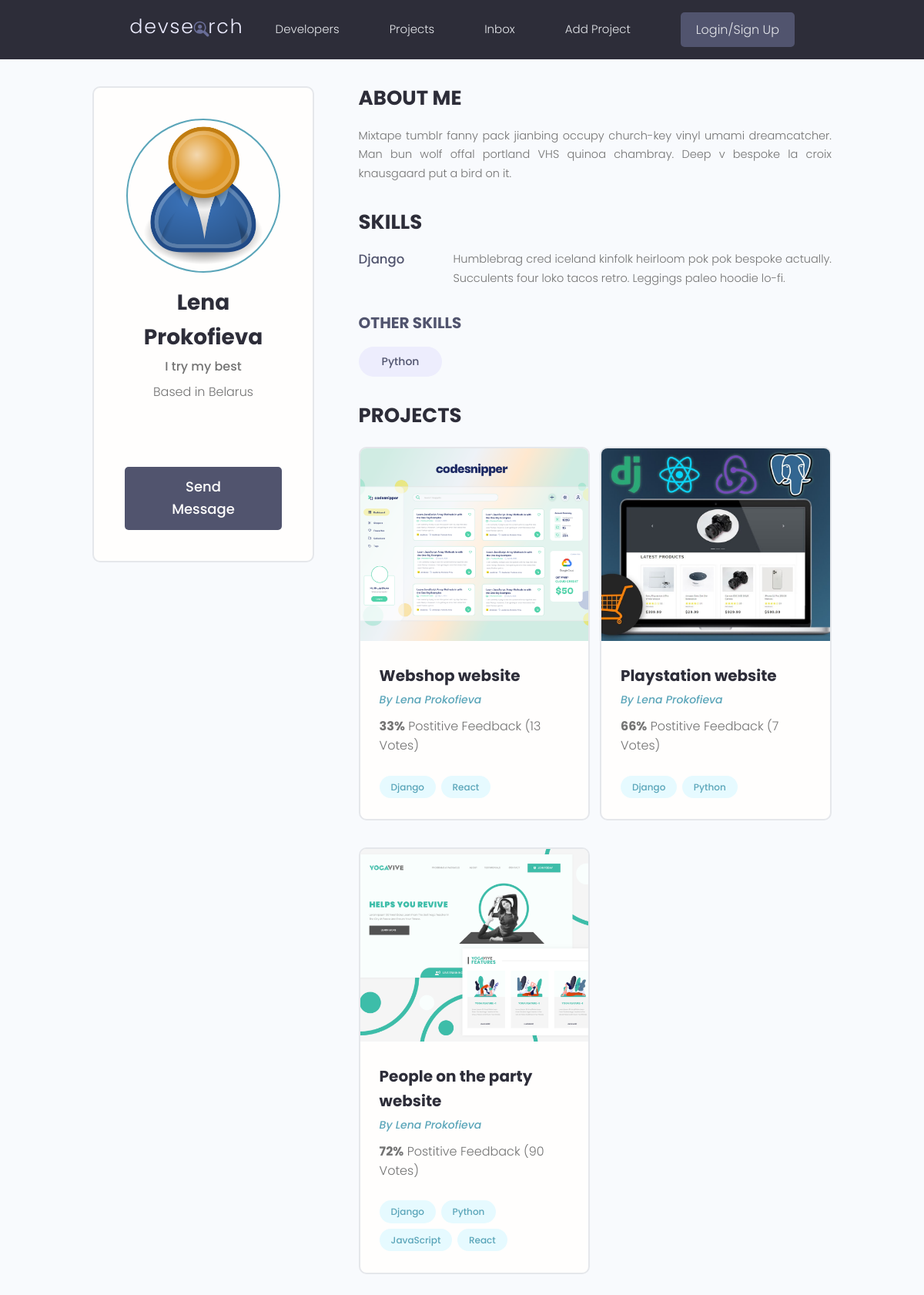
/profile/db954e66-81a6-4395-a65c-66141fdb4814/, run on the app's committed database.
### users/models.py (models this page shows, shortened)
class Profile(models.Model):
  user = models.OneToOneField(User, on_delete=models.CASCADE, null=True, blank=True)
  name = models.CharField(max_length=200, blank=True, null=True)
  email = models.EmailField(max_length=500, blank=True, null=True)
  username = models.CharField(max_length=200, blank=True, null=True)
  location = models.CharField(max_length=200, blank=True, null=True)
  short_intro = models.CharField(max_length=200, blank=True, null=True)
  bio = models.TextField(blank=True, null=True)
  profile_image = models.ImageField(null=True, blank=True, upload_to = 'profiles/', default="profiles/user-default.png")
  social_github = models.CharField(max_length=200, blank=True, null=True)
  social_twitter = models.CharField(max_length=200, blank=True, null=True)
  social_linkedin = models.CharField(max_length=200, blank=True, null=True)
  social_youtube = models.CharField(max_length=200, blank=True, null=True)
  social_website = models.CharField(max_length=200, blank=True, null=True)
  created = models.DateTimeField(auto_now_add=True)
  id = models.UUIDField(default=uuid.uuid4, unique=True, primary_key=True, editable=False)

class Skill(models.Model):
  owner = models.ForeignKey(Profile, on_delete=models.CASCADE, null=True, blank=True)
  name = models.CharField(max_length=200, blank=True, null=True)
  description = models.TextField(blank=True, null=True)
  created = models.DateTimeField(auto_now_add=True)
  id = models.UUIDField(default=uuid.uuid4, unique=True, primary_key=True, editable=False)
  def __str__(self):
    return str(self.name)

### projects/models.py (models this page shows, shortened)
class Project(models.Model):
  owner = models.ForeignKey(Profile, null=True, blank=True, on_delete=models.SET_NULL)
  title = models.CharField(max_length=200)
  description = models.TextField(null=True, blank=True)
  featured_image = models.ImageField(null=True, blank=True, default="default.jpg")
  demo_link = models.CharField(max_length=2000, null=True, blank=True)
  source_link = models.CharField(max_length=2000, null=True, blank=True)
  tags = models.ManyToManyField('Tag', blank=True)
  vote_total = models.IntegerField(default=0, null=True, blank=True)
  vote_ratio = models.IntegerField(default=0, null=True, blank=True)
  created = models.DateTimeField(auto_now_add=True)
  id = models.UUIDField(default=uuid.uuid4, unique=True, primary_key=True, editable=False)

class Tag(models.Model):
  name = models.CharField(max_length=200)
  created = models.DateTimeField(auto_now_add=True)
  id = models.UUIDField(default=uuid.uuid4, unique=True, primary_key=True, editable=False)
  def __str__(self):
    return self.name

### users/views.py (the view)
# urls.py: path('profile/<str:pk>/', views.userProfile, name="user-profile"),
def userProfile(request, pk):
  profile = Profile.objects.get(id=pk)
  topSkills = profile.skill_set.exclude(description__exact="")
  otherSkills = profile.skill_set.filter(description="")
  context = {'profile':profile, 'topSkills':topSkills, 'otherSkills':otherSkills}
  return render(request, 'users/user-profile.html', context)

### users/templates/users/user-profile.html (shortened to what this page needs)
{% extends 'main.html' %}
{% block content %}
<main class="profile my-md">
  <div class="container">
    <div class="layout">
      <div class="column column--1of3">
        <div class="card text-center">
          <div class="card__body dev">
            <img class="avatar avatar--xl" src="{{ profile.profile_image.url}}" />
            <h2 class="dev__name">{{profile.name}}</h2>
            <p class="dev__title">{{profile.short_intro}}</p>
            <p class="dev__location">Based in {{profile.location}}</p>
            <ul class="dev__social">
            </ul>
            <a href="#" class="btn btn--sub btn--lg">Send Message </a>
          </div>
        </div>
      </div>
      <div class="column column--2of3">
        <div class="devInfo">
          <h3 class="devInfo__title">About Me</h3>
          <p class="devInfo__about">
            {{profile.bio}}
          </p>
        </div>
        <div class="devInfo">
          <h3 class="devInfo__title">Skills</h3>
          <div class="devInfo__skills">
            {% for skill in topSkills %}
            <div class="devSkill">
              <h4 class="devSkill__title">{{skill.name}}</h4>
              <p class="devSkill__info">
                {{skill.description}}
              </p>
            </div>
            {% endfor %}
            <h3 class="devInfo__subtitle">Other Skills</h3>
            <div class="devInfo__otherSkills">
              {% for skill in otherSkills %}
              <span class="tag tag--pill tag--sub tag--lg">
                <small>{{skill}}</small>
              </span>
              {% endfor %}
            </div>
          </div>
        </div>
        <div class="devInfo">
          <h3 class="devInfo__title">Projects</h3>
          <div class="grid grid--two">
            {% for project in profile.project_set.all %}
            <div class="column">
              <div class="card project">
                <a href="{% url 'project' project.id %}" class="project">
                  <img class="project__thumbnail" src="{{project.featured_image.url}}" alt="project thumbnail" />
                  <div class="card__body">
                    <h3 class="project__title">{{project.title}}</h3>
                    <p><a class="project__author" href="{% url 'user-profile' project.owner.id %}">By {{project.owner.name}}</a></p>
                    <p class="project--rating">
                      <span style="font-weight: bold;">{{project.vote_ratio}}%</span> Postitive
                      Feedback ({{project.vote_total}} Vote{{project.vote_total|pluralize:"s"}})
                    </p>
                    <div class="project__tags">
                      {% for tag in project.tags.all %}
                      <span class="tag tag--pill tag--main">
                        <small>{{tag}}</small>
                      </span>
                      {% endfor %}
                    </div>
                  </div>
                </a>
              </div>
            </div>
            {% endfor %}
          </div>
        </div>
      </div>
    </div>
  </div>
</main>
{% endblock content %}

### static/styles/app.css (style rules this page uses)
:root { --color-sub: #2d2d39; }
.btn--sub { background-color: var(--color-sub-light); }
.card { border: 2px solid var(--color-light); }
img { width: 100%; }
.profile .card > .dev { padding: 4rem; }
.dev__name { color: var(--color-sub); font-size: 2.8rem; font-weight: 700; margin-top: 1rem; margin-bottom: 0.5rem; }
.dev__title { font-size: 1.6rem; font-weight: 500; line-height: 1.3; }
.dev__location { margin-top: 1rem; }
.dev__social { margin: 3rem 0; list-style: none; display: flex; justify-content: center; gap: 1.5rem; }
.devInfo { margin-bottom: 3rem; }
.devInfo__title, .devInfo__subtitle { font-size: 2.6rem; color: var(--color-sub); text-transform: uppercase; font-weight: 700; margin-bottom: 1.5rem; }
.devInfo__subtitle { font-size: 2rem; color: var(--color-sub-light); }
.devInfo__about, .devSkill__info { font-size: 1.45rem; line-height: 1.7; text-align: justify; }
.devSkill { margin-bottom: 3rem; }
.devSkill__title { font-size: 1.65rem; font-weight: 500; color: var(--color-sub-light); }
@media screen and (min-width: 700px) { .devSkill { display: flex; justify-content: space-between; gap: 3rem; } }
@media screen and (min-width: 700px) { .devSkill__info { flex-basis: 80%; } }
.project__author { font-size: 1.4rem; font-style: italic; }
.project--rating { margin-bottom: 1.6em; margin-top: .5em; }
.project__thumbnail { height: 25rem; object-fit: cover; object-position: top center; }
.project__title { font-size: 2rem; font-weight: 700; color: var(--color-sub); }

### static/uikit/styles/modules/_variables.css (style rules this page uses)
:root { --color-main: #5aa5b9; --color-main-light: #e6faff; --color-sub: #3f4156; --color-sub-light: #51546e; --color-sub-lighter: #ededfd; --color-text: #737373; --color-gray: #8b8b8b; --color-light: #e5e7eb; --color-light-gray: #767676; --color-bg: #f8fafd; --color-white: #fffefd; --color-white-light: #f3f3f3; --color-success: #359e64; --color-success-bg: #def8e8; --color-error: #fc4b0b; --color-error-bg: #fff2ee; --font-base: 'Poppins', arial, helvetica, 'Segoe UI', roboto, ubuntu, sans-serif; --font-monospace: 'Fira Code', 'Courier New', courier, monospace; --font-regular: 300; --font-medium: 500; --font-bold: 700; --generic-shadow: 1px 1px 5px #00000010; --generic-transition: all 0.3s ease-in-out; }

### static/uikit/styles/modules/_base.css (style rules this page uses)
* { margin: 0; padding: 0; box-sizing: border-box; text-rendering: optimizeLegibility; color: inherit; font-size: inherit; }
html { font-size: 50%; }
@media only screen and (min-width: 480px) { html { font-size: 56.25%; } }
@media only screen and (min-width: 1200px) { html { font-size: 62.5%; } }
body { line-height: 1.6; font-weight: 400; font-size: 1.5rem; color: var(--color-text); background-color: var(--color-bg); min-height: 100vh; }

### static/uikit/styles/modules/_typography.css (style rules this page uses)
* { font-family: var(--font-base); }
h2 { font-size: 3.6rem; font-weight: var(--font-bold); }
h3 { font-size: 3.2rem; font-weight: var(--font-medium); }
h4 { font-size: 2.8rem; font-weight: var(--font-medium); }
p, span, strong { font-size: 1.6rem; color: var(--color-text); font-weight: var(--font-regular); }
a { padding-bottom: 2px; text-decoration: none; display: inline-block; color: var(--color-main); font-weight: var(--font-medium); }

### static/uikit/styles/modules/_utilities.css (style rules this page uses)
.container { width: 92%; max-width: 165rem; margin: 0 auto; box-sizing: border-box; }
@media screen and (min-width: 1000px) { .container { width: 90%; } }
@media screen and (min-width: 1200px) { .container { width: 80%; } }
.text-center { text-align: center; }
.my-md { margin: 3rem auto; }

### static/uikit/styles/modules/_avatar.css (style rules this page uses)
.avatar { border-radius: 50%; border: 2px solid var(--color-main); object-fit: cover; }
.avatar--xl { height: 20rem; width: 20rem; }

### static/uikit/styles/modules/_button.css (style rules this page uses)
.btn { display: inline-block; position: relative; cursor: pointer; background-color: var(--color-light); font-weight: var(--font-medium); color: var(--color-sub); text-decoration: none; padding: 1rem 2rem; border-radius: 0.5rem; border: none; width: -webkit-fit-content; width: -moz-fit-content; width: fit-content; height: -webkit-fit-content; height: -moz-fit-content; height: fit-content; font-size: 1.6rem; outline-width: 0; outline-color: transparent; -webkit-backface-visibility: hidden; backface-visibility: hidden; transition: all 0.3s ease-in-out; }
.btn--sub { background-color: var(--color-sub); color: var(--color-white); }
.btn--lg { font-size: 1.8rem; padding: 1.2rem 4.5rem; }

### static/uikit/styles/modules/_card.css (style rules this page uses)
.card { border-radius: 1rem; background-color: var(--color-white); border: 1.5px solid var(--color-light); width: auto; height: auto; margin-top: 0.5rem; margin-bottom: 0.5rem; overflow: hidden; }
.card__body, .card__header { padding: 2rem 2.5rem; }

### data on the page
Profile: profile_image (placeholder picture), name "Lena Prokofieva", short_intro "I try my best", location "Belarus", bio "Mixtape tumblr fanny pack jianbing occupy church-key vinyl umami dreamcatcher. Man bun wolf offal portland VHS quinoa chambray. Deep v bespoke la croix knausgaard put a bird on it."
Skill: name "Django", description "Humblebrag cred iceland kinfolk heirloom pok pok bespoke actually. Succulents four loko tacos retro. Leggings paleo hoodie lo-fi."
Skill: name "Python"
Project: featured_image (picture), title "Webshop website", owner.name "Lena Prokofieva", vote_ratio "33", vote_total "13"
Tag: name "Django"
Tag: name "React"
Project: featured_image (picture), title "Playstation website", owner.name "Lena Prokofieva", vote_ratio "66", vote_total "7"
Tag: name "Python"
Project: featured_image (picture), title "People on the party website", owner.name "Lena Prokofieva", vote_ratio "72", vote_total "90"
Tag: name "JavaScript"
